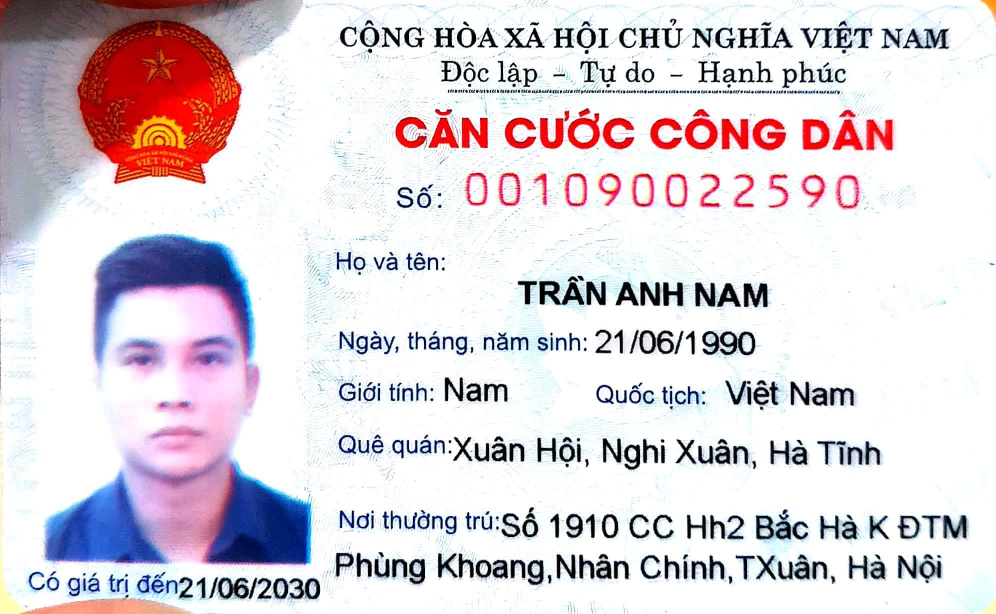
#> input picture data/1.jpg, 1992 x 1228 px (shown at 1/2 size)
$ python getRed.py   (older library calls are emulated)
#> lines starting #> are read from the running program, lines starting #| are printed output that depends on the picture; after the words box and inside, x2 and y2 are one past the last pixel; in counts of white or black regions, pixels touching at a corner belong together
from PIL import Image

target = '1'

img = Image.open("./data/" + target + ".jpg")
#> img is the input picture: PIL image 1992x1228 RGB; mean R, G, B 220.8, 212.3, 218.7
(w, h) = img.size
#> w = 1992; h = 1228


H = 400
W = int(1.0 * H * w / h)
#> W = 648
img = img.resize((W,H), Image.ANTIALIAS)
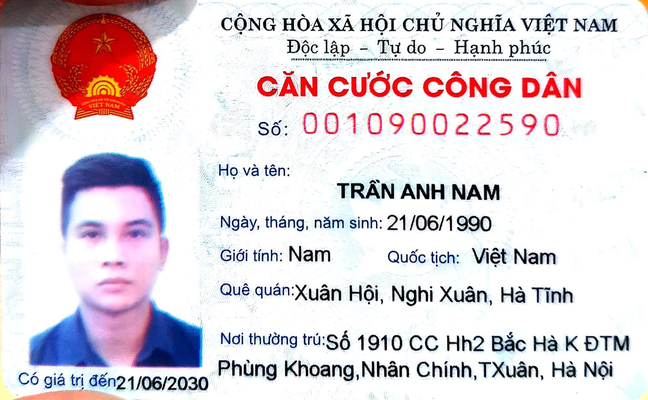
#> img: PIL image 648x400 RGB; mean R, G, B 220.9, 212.3, 218.5
pixdata = img.load()

red = Image.new('L', (W, H))
#> red: PIL image 648x400 L; every value is 0
reddata = red.load()
print (W, H)
#| 648 400
for i in range(W):
    for j in range(H):
        reddata[i, j] = max(0, 2 * pixdata[i, j][0] - pixdata[i, j][1] - pixdata[i, j][2])
        if reddata[i, j] < 128:
            reddata[i, j] = 255
        else:
            reddata[i, j] = 0

red.save("./red_images/" + target + ".png")
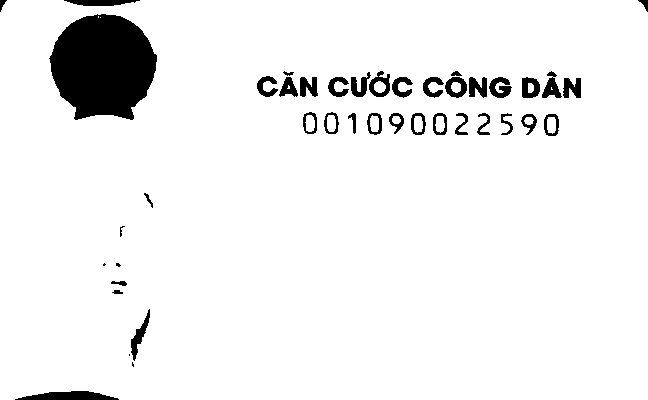
#> saved as 1.png: PIL image 648x400 L; 94.1% white; 42 black regions (4 under 20 px), largest, box (x1, y1, x2, y2) and area: (49, 14, 157, 120) 8603, (15, 391, 119, 400) 637, (64, 0, 140, 6) 334

$ run again, with data/2.jpg copied over data/1.jpg
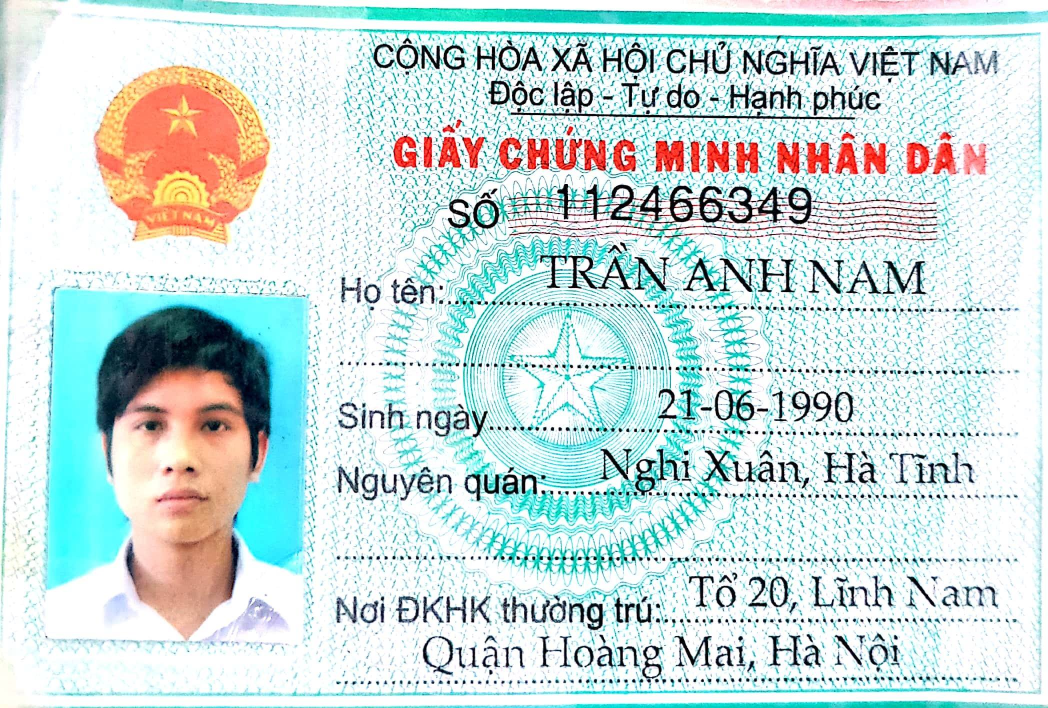
#> input picture data/2.jpg, 2096 x 1416 px (shown at 1/2 size)
#> img is the input picture: PIL image 2096x1416 RGB; mean R, G, B 201.4, 220.2, 218.3
#> `img = img.resize((W,H), Image.ANTIALIAS)`:
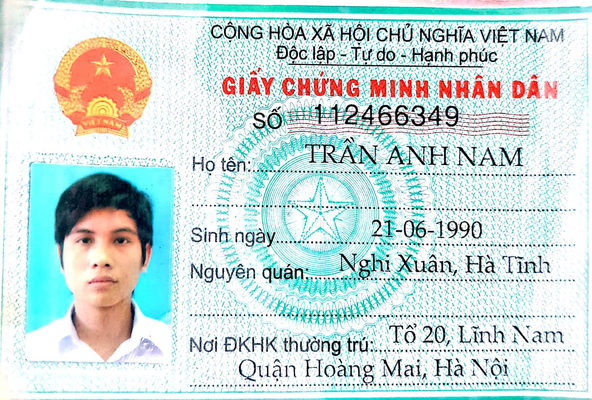
#> img: PIL image 592x400 RGB; mean R, G, B 201.2, 219.7, 217.7
#> red: PIL image 592x400 L; every value is 0
#| 592 400
#> `red.save("./red_images/" + target + ".png")`:
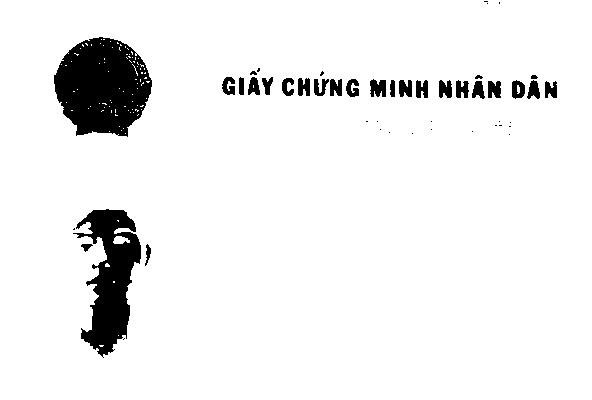
#> saved as 1.png: PIL image 592x400 L; 93.4% white; 48 black regions (21 under 20 px), largest, box (x1, y1, x2, y2) and area: (54, 37, 152, 137) 7122, (73, 209, 141, 358) 5104, (370, 79, 386, 97) 230
